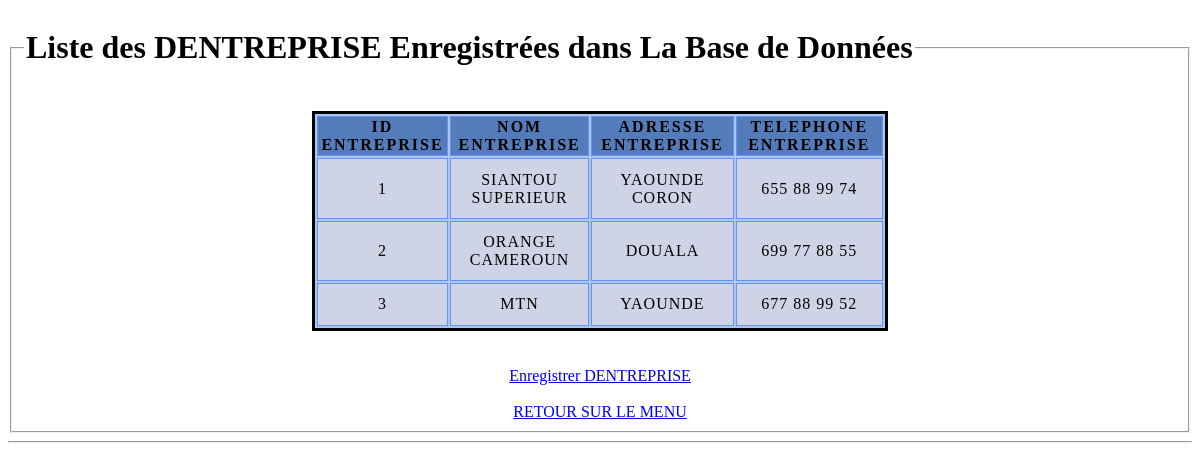
Screenshot of /ListedesEntreprises.php with the database file from the repository.
### tables this page shows
CREATE TABLE `entreprise` (
  `IDENTREPRISE` int(11) NOT NULL,
  `NOMENTREPRISE` varchar(50) DEFAULT NULL,
  `ADRESSEENTREPRISE` varchar(50) DEFAULT NULL,
  `TELEPHONEENTREPRISE` varchar(50) DEFAULT NULL
);

### ListedesEntreprises.php (the view, shortened to what this page needs)
<?php
	require_once('connexion.php');
		$resultat = $con->query("SELECT * FROM ENTREPRISE");
?>
<!DOCTYPE HTML>
<html>
	<head>
		<link rel="stylesheet" type="text/css" href="Formulaire1.css">
	</head>
	<body><div><div><div>
				<fieldset><legend><div><H1>Liste des DENTREPRISE Enregistrées dans La Base de Données</H1></div></legend><br>
					<center><table border=2 cellspacing=2>
						<thead><tr>
								<th>ID ENTREPRISE</th>
								<th>NOM ENTREPRISE</th>
								<th>ADRESSE ENTREPRISE</th>
								<th>TELEPHONE ENTREPRISE</th>
							</tr></thead>
						<tbody>
							<?php while($VBLETABLE=$resultat->fetch()){?>
								<tr>
									<td align="center"><?php echo $VBLETABLE['IDENTREPRISE'] ?></td>
									<td><?php echo $VBLETABLE['NOMENTREPRISE'] ?></td>
									<td><?php echo $VBLETABLE['ADRESSEENTREPRISE'] ?></td>
									<td><?php echo $VBLETABLE['TELEPHONEENTREPRISE'] ?></td>
										<?php } ?>
									</tr>
						</tbody></table><br><br><a href="AjouterUneEntreprise.php">Enregistrer DENTREPRISE</a><br><br>
						<a href="index.php">RETOUR SUR LE MENU</a>
					</center></fieldset><hr></div></div></div>
	</body>
</html>

### Formulaire1.css (style rules this page uses)
table { background-color: #adc5f1; border: medium solid #000000; width: 50%; }
th { letter-spacing: 2px; border: thin solid #6495ed; background-color : #557CBA; }
td { letter-spacing: 1px; border: thin solid #6495ed; background-color : #CED4E5; padding: 0.7em; text-align: center; }

### rows the page displays
entreprise: IDENTREPRISE "1", NOMENTREPRISE "SIANTOU SUPERIEUR", ADRESSEENTREPRISE "YAOUNDE CORON", TELEPHONEENTREPRISE "655 88 99 74"
entreprise: IDENTREPRISE "2", NOMENTREPRISE "ORANGE CAMEROUN", ADRESSEENTREPRISE "DOUALA", TELEPHONEENTREPRISE "699 77 88 55"
entreprise: IDENTREPRISE "3", NOMENTREPRISE "MTN", ADRESSEENTREPRISE "YAOUNDE", TELEPHONEENTREPRISE "677 88 99 52"
